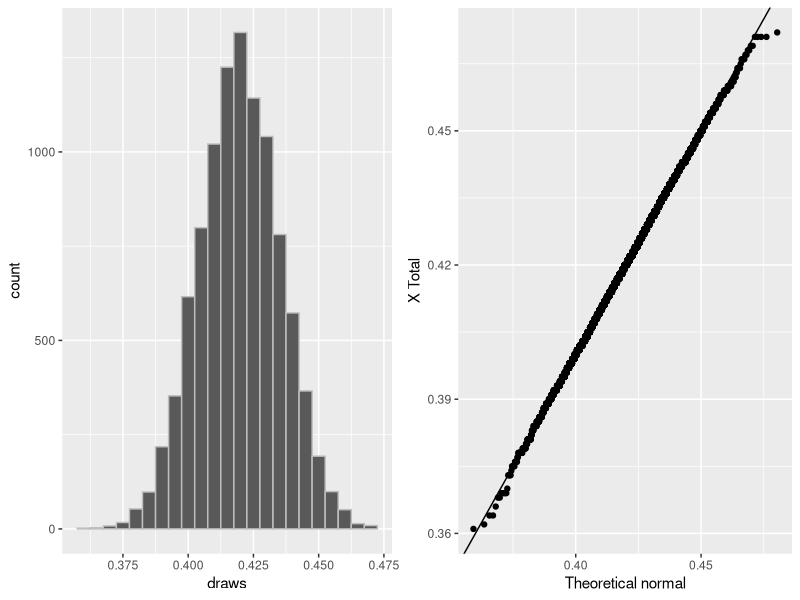
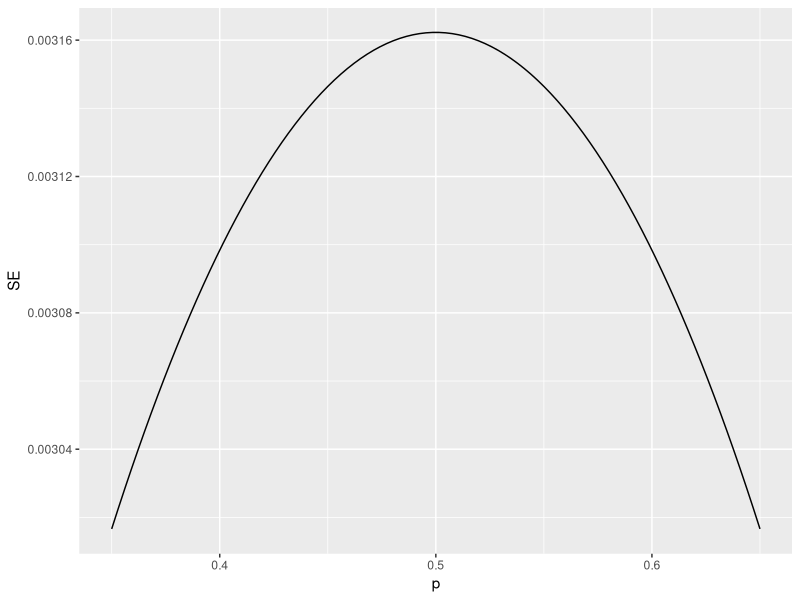

Source code (R) for these figures, in order:
# CLT is used to cross-check the distribution function of sum of draws/poll.
# We know that 'p' is unknown, but assuming 'p' we can cross check the 
# SE and E of sample.
p <- 0.42
N <- 1000 
draws <- sample(c(1,0), N, replace = TRUE, prob=c(p, 1-p))
mean(draws)

# Running Monte-Carlo simulation
B <- 10000
draws <- replicate(B, {
    x <- sample(c(1,0), N, replace = TRUE, prob=c(p,1-p))
    mean(x)
})
mean(draws)
sd(draws)

# Plotting the draws
library(tidyverse)
library(gridExtra)
p1 <- data.frame(draws = draws) %>% ggplot(aes(draws)) +
    geom_histogram(binwidth = 0.005, color = 'grey')
p2 <- data.frame(draws = draws) %>% ggplot(aes(sample = draws)) +
    stat_qq(dparams = list(mean = mean(draws), sd = sd(draws))) + 
    geom_abline() +
    ylab("X Total") + xlab("Theoretical normal")
grid.arrange(p1, p2, nrow = 1)


# How SE changes with larger sample size
N <- 100000
p <- seq(0.35, 0.65, length = 100)
SE <- sapply(p, function(x) 2*sqrt((x*(1-x))/N))
data.frame(p =p, SE = SE) %>% ggplot(aes(p, SE)) +
    geom_line()

# At p=0.5, the SE is 0.3 % 